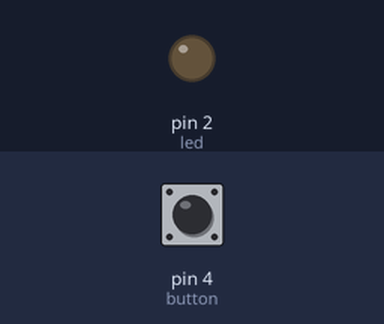
Simulated run of this sketch. Board: Arduino Uno, built with avr-gcc and run on an emulated ATmega328P. Parts: output pins drawn as LEDs (lit = HIGH). Dashed ring = blinking. The inputs (shaded band) are chosen by the test bench; at power-on: pin 4 (button) HIGH.

Above: at 1.2 s.
1.3 s: pin 4 (button) pulled LOW for 1 s
At 1.75 s:
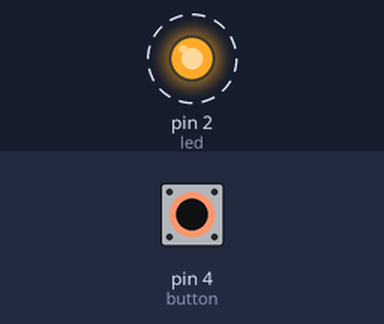
4.0 s: pin 4 (button) pulled LOW for 0.15 s
At 5.0 s:
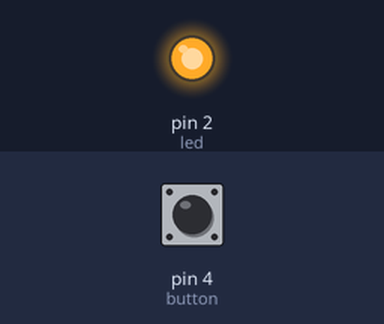
5.8 s: pin 4 (button) pulled LOW for 3.2 s
At 9.9 s:
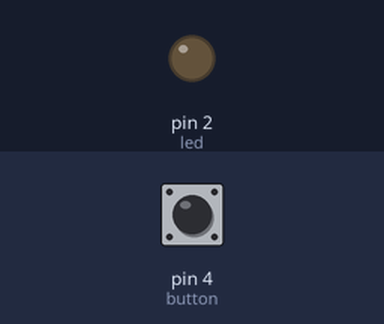
Timing chart, 0 to 11.4 s (numbered marks = the images above; inputs shaded):
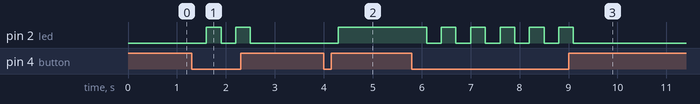

Measured:
- after the input at 1.3 s, pin 2 (led): alternates HIGH for 0.30 s and LOW for 0.30 s, 4 changes in all, then stays LOW, starting after 0.30 s
- after the input at 4.0 s, pin 2 (led): LOW → HIGH after 0.30 s
- after the input at 5.8 s, pin 2 (led): alternates HIGH for 0.30 s and LOW for 0.30 s, 11 changes in all, then stays LOW, starting after 0.30 s

The sketch:

controller.ino
```cpp
#define led 2
#define button 4

bool state = false;
void setup() {
  pinMode(led, OUTPUT);
  pinMode(button, INPUT_PULLUP); //button not pressed - HIGH
}
void loop () {
  if(digitalRead(button) == LOW) {
    state = !state; //reverse
    delay(300); //avoid noise
  }
  digitalWrite(led, state? HIGH : LOW); //ternary
}
```
